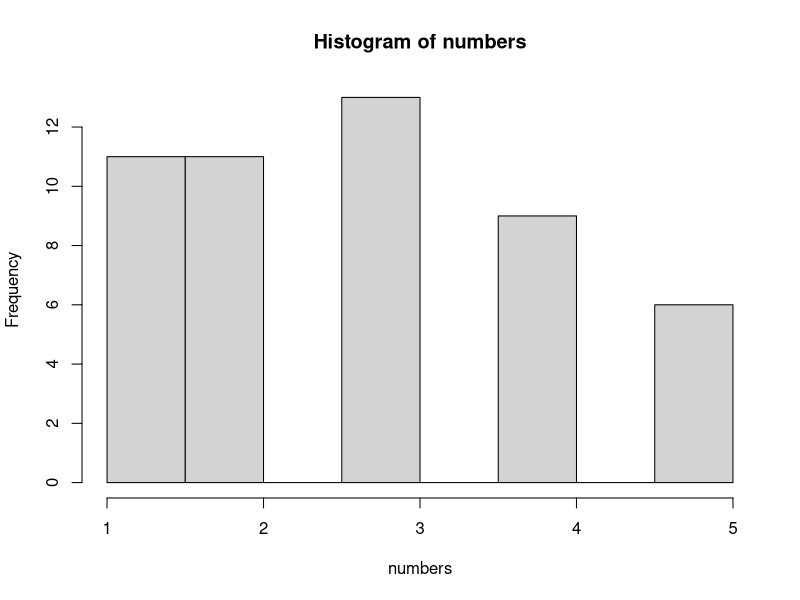

The R script that drew this image:
## ---- chunk 1


Weekly_weather <- list("F" = list(temp_oC = 9, rain_percent_chance = 88, windspeed_mph = 9),
  "Sa" = list(temp_oC = 9, rain_percent_chance = 88, windspeed_mph = 12),
  "Su" = list(temp_oC = 9, rain_percent_chance = 88, windspeed_mph = 11),
  "M" = list(temp_oC = 9, rain_percent_chance = 88, windspeed_mph = 10),
  "T" = list(temp_oC = 9, rain_percent_chance = 88, windspeed_mph = 6), 
  "W" = list(temp_oC = 9, rain_percent_chance = 88, windspeed_mph = 9), 
  "Th" = list(temp_oC = 9, rain_percent_chance = 88, windspeed_mph = 11))
Weekly_weather
## ---- chunk 2
Weekly_weather$F$rain_percent_chance
Weekly_weather$Sa$windspeed_mph
Weekly_weather$F$temp_oC
## ---- chunk 3

weather_temp_vector <- c(8, 8, 8, 6, 5, 5, 7, 7, 7, 8, 6, 5, 7, 6)
 
weather_temp_forecast <- matrix(weather_temp_vector, nrow = 1, ncol = 14, byrow = TRUE)

weather_temp_forecast
                        

## ---- chunk 4
weather_temp_forecast[1, 11]
weather_temp_forecast[1,c(8:14)]
weather_temp_forecast[1, c(1, 3, 5, 8, 10, 12)]
## ---- chunk 5
to_divide_or_not_to_divide <- function(x){{
  
  if(is.character(x) == TRUE){return(paste("the answer is", x))}
  
  if(is.numeric(paste(x)))
    if(x<10){return(x)
    }else{return(x/10)}}
return("invalid input")}

to_divide_or_not_to_divide(86)
to_divide_or_not_to_divide(6)
to_divide_or_not_to_divide("hey")
## ---- chunk 6
sameness <- function(vector_1, vector_2) {
  if (all(vector_1 == vector_2)) {
    return("Exactly the same")
  }

  if (all(sort(vector_1) == sort(vector_2))) {
    return("The same")
  }

  return("Different")
}

a <- c(1, 2, 3, 4, 5)
b <- c(1, 4, 2, 3, 5)
c <- c(9, 4, 8, 1, 0)

sameness(a, a)
sameness(a, b)
sameness(a, c)
## ---- chunk 7
timestable <- matrix(1:12) %*% t(matrix(1:12))

timestable
## ---- chunk 8
histogram <- function(x){distinct <- sort(unique(x))
    for (i in distinct()){count <- sum(x == i)
    cat(i)
    cat(" | ")
    cat(rep("*", count))
    cat("\n")}}

numbers <- sample(1:5, size = 50, replace = TRUE) 
numbers

hist(numbers)
